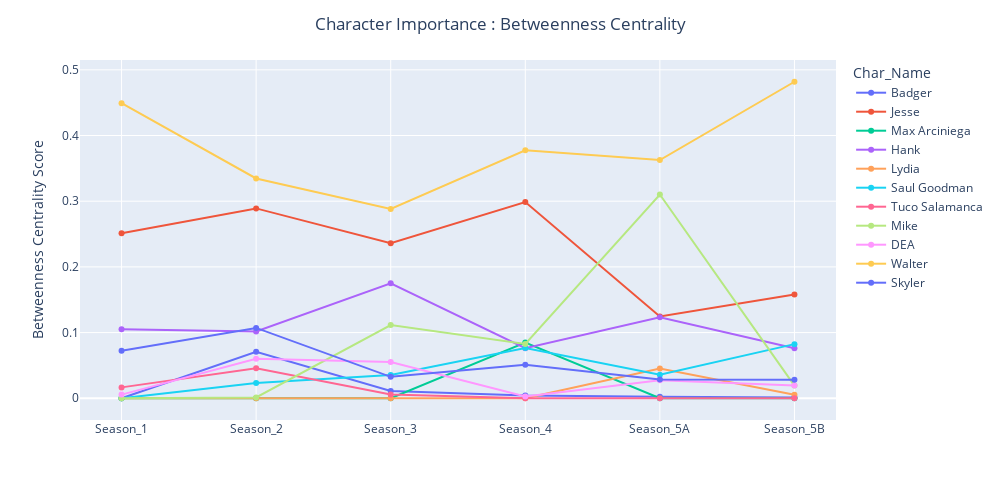

Source (notebook cell):
### Markdown cell above
## 15.2 Betweenness Centrality

### Code cell
character_Importence(nx.betweenness_centrality, 'betweenness_centrality')

### Figure 1 — Plotly figure (JSON) as saved in the notebook; plotly's stock layout.template omitted (floating-point values rounded to 4 significant figures)
{"data": [{"legendgroup": "Badger", "line": {"color": "#636efa", "dash": "solid"}, "marker": {"symbol": "circle"}, "mode": "markers+lines", "name": "Badger", "orientation": "v", "showlegend": true, "type": "scatter", "x": ["Season_1", "Season_2", "Season_3", "Season_4", "Season_5A", "Season_5B"], "xaxis": "x", "y": [0, 0.07075, 0.01096, 0.004267, 0.002297, 0.001101], "yaxis": "y"}, {"legendgroup": "Jesse", "line": {"color": "#EF553B", "dash": "solid"}, "marker": {"symbol": "circle"}, "mode": "markers+lines", "name": "Jesse", "orientation": "v", "showlegend": true, "type": "scatter", "x": ["Season_1", "Season_2", "Season_3", "Season_4", "Season_5A", "Season_5B"], "xaxis": "x", "y": [0.2513, 0.289, 0.236, 0.2986, 0.1244, 0.1581], "yaxis": "y"}, {"legendgroup": "Max Arciniega", "line": {"color": "#00cc96", "dash": "solid"}, "marker": {"symbol": "circle"}, "mode": "markers+lines", "name": "Max Arciniega", "orientation": "v", "showlegend": true, "type": "scatter", "x": ["Season_1", "Season_2", "Season_3", "Season_4", "Season_5A", "Season_5B"], "xaxis": "x", "y": [0, 0, 0, 0.08473, 0, 0], "yaxis": "y"}, {"legendgroup": "Hank", "line": {"color": "#ab63fa", "dash": "solid"}, "marker": {"symbol": "circle"}, "mode": "markers+lines", "name": "Hank", "orientation": "v", "showlegend": true, "type": "scatter", "x": ["Season_1", "Season_2", "Season_3", "Season_4", "Season_5A", "Season_5B"], "xaxis": "x", "y": [0.105, 0.1018, 0.1751, 0.07626, 0.1234, 0.07618], "yaxis": "y"}, {"legendgroup": "Lydia", "line": {"color": "#FFA15A", "dash": "solid"}, "marker": {"symbol": "circle"}, "mode": "markers+lines", "name": "Lydia", "orientation": "v", "showlegend": true, "type": "scatter", "x": ["Season_1", "Season_2", "Season_3", "Season_4", "Season_5A", "Season_5B"], "xaxis": "x", "y": [0, 0, 0, 0, 0.04538, 0.005384], "yaxis": "y"}, {"legendgroup": "Saul Goodman", "line": {"color": "#19d3f3", "dash": "solid"}, "marker": {"symbol": "circle"}, "mode": "markers+lines", "name": "Saul Goodman", "orientation": "v", "showlegend": true, "type": "scatter", "x": ["Season_1", "Season_2", "Season_3", "Season_4", "Season_5A", "Season_5B"], "xaxis": "x", "y": [0, 0.0231, 0.03556, 0.07662, 0.03581, 0.0824], "yaxis": "y"}, {"legendgroup": "Tuco Salamanca", "line": {"color": "#FF6692", "dash": "solid"}, "marker": {"symbol": "circle"}, "mode": "markers+lines", "name": "Tuco Salamanca", "orientation": "v", "showlegend": true, "type": "scatter", "x": ["Season_1", "Season_2", "Season_3", "Season_4", "Season_5A", "Season_5B"], "xaxis": "x", "y": [0.01655, 0.04574, 0.005563, 0, 0, 0], "yaxis": "y"}, {"legendgroup": "Mike", "line": {"color": "#B6E880", "dash": "solid"}, "marker": {"symbol": "circle"}, "mode": "markers+lines", "name": "Mike", "orientation": "v", "showlegend": true, "type": "scatter", "x": ["Season_1", "Season_2", "Season_3", "Season_4", "Season_5A", "Season_5B"], "xaxis": "x", "y": [0, 0.001319, 0.1115, 0.0827, 0.3102, 0.01929], "yaxis": "y"}, {"legendgroup": "DEA", "line": {"color": "#FF97FF", "dash": "solid"}, "marker": {"symbol": "circle"}, "mode": "markers+lines", "name": "DEA", "orientation": "v", "showlegend": true, "type": "scatter", "x": ["Season_1", "Season_2", "Season_3", "Season_4", "Season_5A", "Season_5B"], "xaxis": "x", "y": [0.005556, 0.05998, 0.05528, 0.002849, 0.02757, 0.01939], "yaxis": "y"}, {"legendgroup": "Walter", "line": {"color": "#FECB52", "dash": "solid"}, "marker": {"symbol": "circle"}, "mode": "markers+lines", "name": "Walter", "orientation": "v", "showlegend": true, "type": "scatter", "x": ["Season_1", "Season_2", "Season_3", "Season_4", "Season_5A", "Season_5B"], "xaxis": "x", "y": [0.4492, 0.3346, 0.2881, 0.3774, 0.3626, 0.4819], "yaxis": "y"}, {"legendgroup": "Skyler", "line": {"color": "#636efa", "dash": "solid"}, "marker": {"symbol": "circle"}, "mode": "markers+lines", "name": "Skyler", "orientation": "v", "showlegend": true, "type": "scatter", "x": ["Season_1", "Season_2", "Season_3", "Season_4", "Season_5A", "Season_5B"], "xaxis": "x", "y": [0.07216, 0.1071, 0.03258, 0.05109, 0.02871, 0.0283], "yaxis": "y"}], "layout": {"height": 500, "hovermode": "x", "legend": {"title": {"text": "Char_Name"}, "tracegroupgap": 0}, "margin": {"t": 60}, "title": {"text": "Character Importance : Betweenness Centrality", "x": 0.5}, "width": 1000, "xaxis": {"anchor": "y", "domain": [0, 1], "title": {"text": ""}}, "yaxis": {"anchor": "x", "domain": [0, 1], "title": {"text": "Betweenness Centrality Score"}}}}
